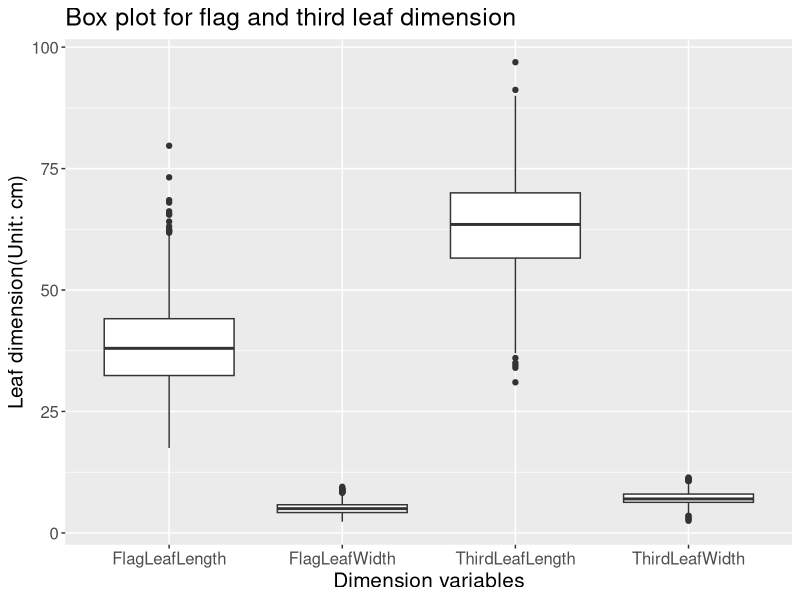

Source code (R): (Note: this script raises an error after producing the figure.)
## ---- chunk 1
library(readxl)
library(tidyverse)
dat<- read_xls("SAP2020_merged_v1.xls")
newdat<- dat[,c(-1,-3)]
## ---- chunk 2
library(ggplot2)
library(dplyr)
require(reshape2)
library(tidyr)


###select leaf dimention data to plot a box plot
###select required column
analysis_le<- newdat[,c(13,14,17,18)]
###clean navalue
clean_le<- analysis_le%>%
  melt()%>%
  ###cleaning na value
  drop_na(value)

###plot box plot
ggplot(clean_le,aes(x=variable, y=value))+
  geom_boxplot()+
  labs(
    title = "Box plot for flag and third leaf dimension",
    x='Dimension variables',
    y='Leaf dimension(Unit: cm)'
  )+
  theme(text = element_text(size = 15))


## ---- chunk 3

Leaf_type <- c("Third leaf" = "#619CFF", "Flag leaf" = "#F8766D")
  ggplot(corr_ana)+
  geom_point(aes(x=ThirdLeafLength, y=ThirdLeafWidth, colour='Third leaf'))+
  geom_point(aes(x=FlagLeafLength, y=FlagLeafWidth, colour='Flag leaf'))+
  labs(
    title = "Scatter plot for flag and third leaf's dimension",
    x='leaf Length (Unit: cm)',
    y='leaf width (Unit: cm)'
  )+
    scale_color_manual(values = Leaf_type)+
  theme(text = element_text(size = 15))
## ---- chunk 4
##create some histogram for each variable to have a basic understand for each variable

###blooming date
analysis_bloom<-melt(newdat[,c(6)])

###clean navalue
clean_bloom<- analysis_bloom%>%
  ###cleaning na value
  drop_na(value)

###plot box plot
ggplot(clean_bloom,aes(x=value))+
  geom_histogram(binwidth = 2)+
  labs(
    title = "Histogram for blooming day",
       x='Blooming time(Unit: day)',
    y='Counts of lands'
  )+
  theme(text = element_text(size = 15))


## ---- chunk 5

analysis_angle<-melt(newdat[,c(7)])

###clean navalue
clean_angle<- analysis_angle%>%
  ###cleaning na value
  drop_na(value)

###plot box plot
ggplot(clean_angle,aes(x=value))+
  geom_histogram(binwidth = 2)+
  labs(
    title = "Histogram for median leaf angle",
       x='Leaf angle(Unit:degree)',
    y='Count of lands'
  )+
  theme(text = element_text(size = 15))

## ---- chunk 6

analysis_panicle<-melt(newdat[,c(10)])

###clean navalue
clean_panicle<- analysis_panicle%>%
  ###cleaning na value
  drop_na(value)

###plot box plot
ggplot(clean_panicle,aes(x=value))+
  geom_histogram(binwidth = 2)+
  labs(
    title = "Histogram for panicle amount",
       x='Panicle amount',
    y='Number of lands'
  )+
  theme(text = element_text(size = 15))

## ---- chunk 7

analysis_grain<-melt(newdat[,c(11)])

###clean navalue
clean_grain<- analysis_grain%>%
  ###cleaning na value
  drop_na(value)

###plot box plot
ggplot(clean_grain,aes(x=value))+
  geom_histogram(binwidth = 5)+
  labs(
    title = "Histogram for grain weight",
       x='Average grain Weight(Unit: gram)',
    y='Number of lands'
  )+
  theme(text = element_text(size = 15))

## ---- chunk 8

analysis_yield<-melt(newdat[,c(12)])

###clean navalue
clean_yield<- analysis_yield%>%
  ###cleaning na value
  drop_na(value)

###plot box plot
ggplot(clean_yield,aes(x=value))+
  geom_histogram(binwidth = 50)+
  labs(
    title = "Histogram for yield",
       x='Yield(Unit: gram)',
    y='Number of lands'
  )+
  theme(text = element_text(size = 15))

## ---- chunk 9

analysis_height<-melt(newdat[,c(16)])

###clean navalue
clean_height<- analysis_height%>%
  ###cleaning na value
  drop_na(value)

###plot box plot
ggplot(clean_height,aes(x=value))+
  geom_histogram(binwidth = 10) +
  labs(
    title = "Histogram for plant height",
       x='Average plant height(Unit: cm)',
    y='Number of lands'
  )+
  theme(text = element_text(size = 15))

## ---- chunk 10
effect_height<-newdat[,c(5,16)]
###clean navalue
clean_eff_height<- effect_height%>%
  ###cleaning na value
  drop_na(PlantHeight)

ggplot(clean_eff_height, aes(x=Treatment, y=PlantHeight))+
  geom_boxplot() +
  labs(
    title = "Plant height by nitrogen level",
       y='Average plant height(Unit: cm)',
    x='Treatment variables'
  )+
  theme(text = element_text(size = 15))

## ---- chunk 11
effect_yield<-newdat[,c(5,12)]
###clean navalue
clean_eff_yield<- effect_yield%>%
  ###cleaning na value
  drop_na(EstimatedPlotYield)

 
ggplot(clean_eff_yield, aes(x=Treatment, y=EstimatedPlotYield))+
  geom_boxplot() +
  labs(
    title = "Yield by treatment",
      x='Treatment variable',
    y='Estimated yield(Unit: gram)'
  )+
  theme(text = element_text(size = 15))


## ---- chunk 12
###select required row
leaf_length<- newdat[,c(5,13,17)]
leaf_length %>% 
  rename( # here we rename the columns so things look nice in the graph later
    Flag = FlagLeafLength,
    Third = ThirdLeafLength
  ) %>% 
  pivot_longer( # then we collapse the columns for each side of the brain into a single column, with a second column holding size values
    cols = c("Flag", "Third"),
    names_to = "Side",
    values_to = "Size"
  ) %>%
  ###clean na value
  drop_na(Size)%>% # then we plot and give it a title
  ggplot(
    aes(
      x = Side,
      y = Size,
      fill = Treatment
    )
  ) + 
  geom_boxplot() +
  labs(
    title = "Box plot for flag and third leaf length by nitrogen level",
      x='Leaf type',
    y='Leaf dimension(Unit: cm)'
  )+
  theme(text = element_text(size = 15))

## ---- chunk 13
###select required row
leaf_width<- newdat[,c(5,14,18)]
leaf_width %>% 
  rename( # here we rename the columns so things look nice in the graph later
    Flag = FlagLeafWidth,
    Third = ThirdLeafWidth
  ) %>% 
  pivot_longer( # then we collapse the columns for each side of the brain into a single column, with a second column holding size values
    cols = c("Flag", "Third"),
    names_to = "Side",
    values_to = "Size"
  ) %>%
  ###clean na value
  drop_na(Size)%>% # then we plot and give it a title
  ggplot(
    aes(
      x = Side,
      y = Size,
      fill = Treatment
    )
  ) + 
  geom_boxplot() +
  labs(
 title = "Box plot for flag and third leaf width by nitrogen level",
      x='Leaf type',
    y='Leaf dimension(Unit: cm)'
  )+
  theme(text = element_text(size = 15))

